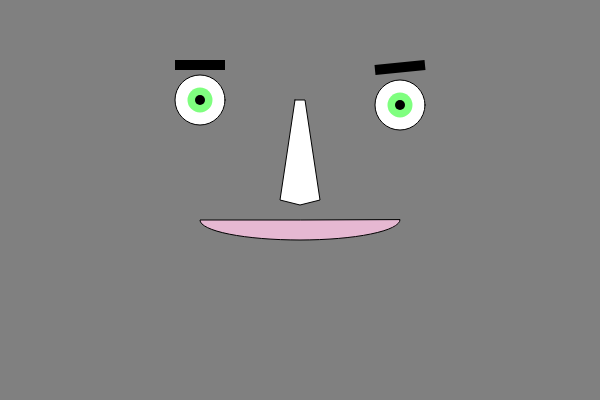
Frame 1 (no input)
Frame 60 (no input): identical to frame 1, image omitted
Frame 120 (the mouse pressed at the canvas centre since frame 60): identical to frame 1, image omitted

The p5.js sketch that drew this single still picture (run headless with seeded random() and noise() and a simulated clock; from frame 60 on, the mouse is pressed at the canvas centre):

// p5.js sketch
// ── sketch.js
function setup(){
    createCanvas(600, 400);
    colorMode(HSB);
}

function draw(){
    background(255,0,50);

    //drawing eyes
    ellipse(200,100,50,50);
    ellipse(400,105,50,50);

    push();
    noStroke();
    fill(120,100,100,0.5);
    ellipse(200,100,25,25);
    ellipse(400,105,25,25);


   
    
    fill(0);
    ellipse(200,100,10,10);
    ellipse(400,105,10,10);
    pop();

    //drawing nose
    //triangle(300,100,290,200,310,200);
    beginShape();
    vertex(295,100);
    vertex(280,200);
    vertex(300,205);
    vertex(320,200);
    vertex(305,100);
    endShape(CLOSE);

    //drawing mouth
    push();
    fill(325,20,90);
    arc(300,220,200,40,0,PI, PIE);
    pop();

    //drawing eyebrows
    push();
    strokeWeight(10);
    strokeCap(SQUARE);
    line(175,65,225,65);
    line(375,70,425,65);
    pop();
}

// ── paint.js
let h = 0;
let st = 0;
let b = 0;
let s = 46.6;

function setup() {
  createCanvas(1200,750);
  colorMode(HSB);
  background(0,0,100);
}

function mouseDragged(){
  push();
  noStroke();
  fill(h,st,b);
  ellipse(mouseX,mouseY,20,20);
  pop();
}

function draw() {

  //red pallete
  push();
  fill(0,100,100);
  square(5,5,41.67);
  pop();

  //orange
  push();
  fill(30,100,100);
  square(5, 51.6, 41.67);
  pop();

  //yellow
  push();
  fill(60,100,100);
  square(5,98.2,41.67);
  pop();

  //green
  push();
  fill(90,100,100);
  square(5,144.8,41.67);
  pop();

  //cyan
  push();
  fill(180,100,100);
  square(5,191.4,41.67);
  pop();

  //blue
  push();
  fill(240,100,100);
  square(5,238,41.67);
  pop();

  //magenta
  push();
  fill(300,100,100);
  square(5,284.6,41.67);
  pop();

  //brown
  push();
  fill(30,100,50);
  square(5,331.2,41.67);
  pop();

  //white
  push();
  fill(0,0,100);
  square(5,377.8,41.67);
  pop();

  //black
  push();
  fill(0,0,0);
  square(5,424.4,41.67);
  pop();


    if(mouseIsPressed){  
      if(mouseX >= 5 && mouseX <= s && mouseY <= 10*s){
        loop();
        if(mouseY >= 5 && mouseY <= s){
          h = 0;
          st = 100;
          b = 100;
          console.log("color:red");
        }
        else if(mouseY >= s+5 && mouseY <= 2*s){
          h = 30;
          st = 100;
          b = 100;
          console.log("color:orange");
        }
        else if(mouseY >= 2*s+5 && mouseY <= 3*s){
          h = 60;
          st = 100;
          b = 100;
          console.log("color:yellow");
        }
        else if(mouseY >= 3*s+5 && mouseY <=4*s){
          h = 90;
          st = 100;
          b = 100;
          console.log("color:green");
        }
        else if(mouseY >= 4*s+5 && mouseY <=5*s){
          h = 180;
          st = 100;
          b = 100;
          console.log("color:cyan");
        }
        else if(mouseY >= 5*s+5 && mouseY <=6*s){
          h = 240;
          st = 100;
          b = 100;
          console.log("color:blue");
        }
        else if(mouseY >= 6*s+5 && mouseY <=7*s){
          h = 300;
          st = 100;
          b = 100;
          console.log("color:magenta");
        }
        else if(mouseY >= 7*s+5 && mouseY <=8*s){
          h = 30;
          st = 100;
          b = 50;
          console.log("color:brown");
        }
        else if(mouseY >= 8*s+5 && mouseY <=9*s){
          h = 0;
          st = 0;
          b = 100;
          console.log("color:white");
        }
        else if(mouseY >= 9*s+5 && mouseY <=10*s){
          h = 0;
          st = 0;
          b = 0;
          console.log("color:black");
        }
      }
      else{
        mouseDragged();
      }
    }
  }
